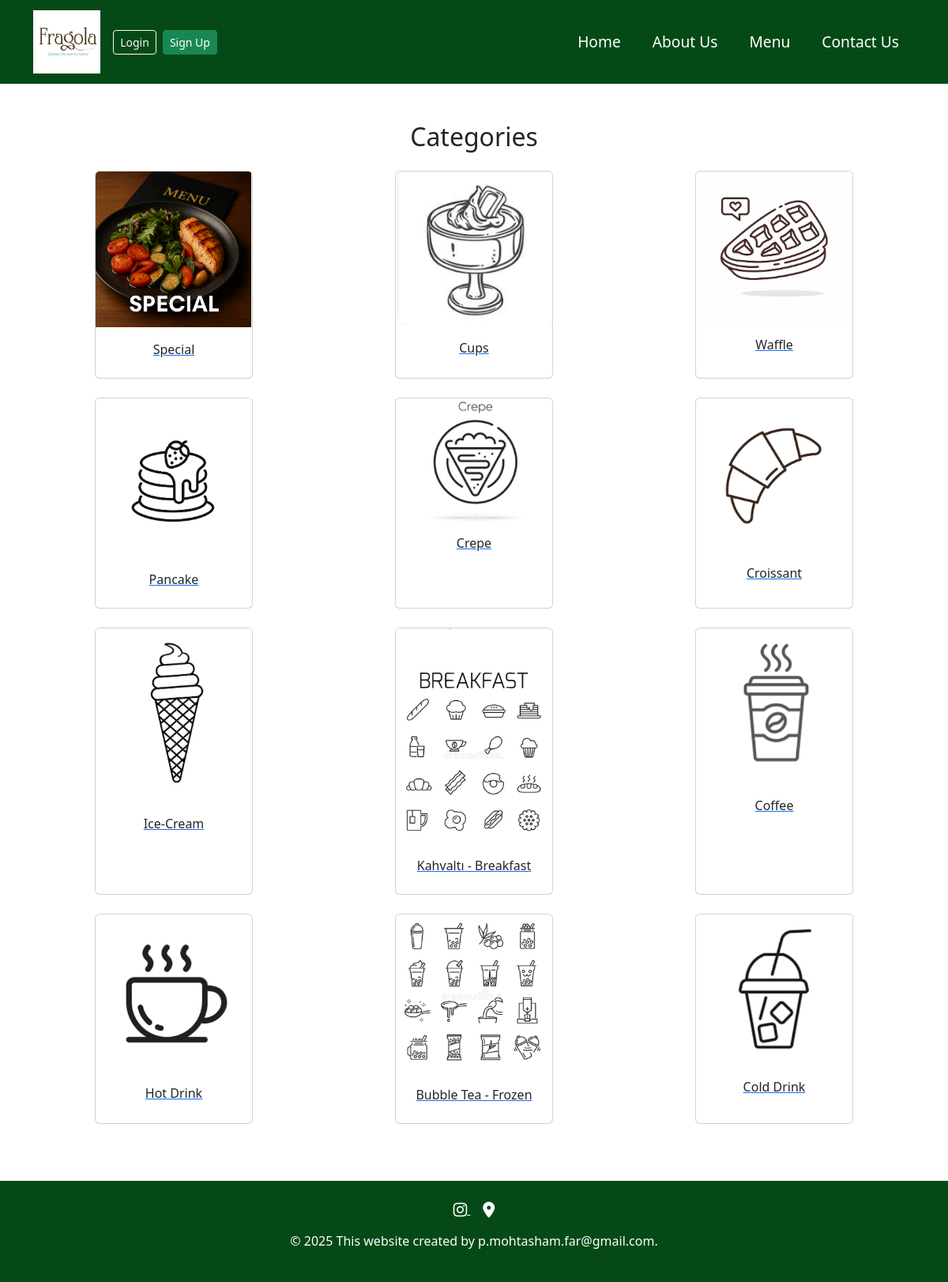
Before: /menu/ with the older database file.
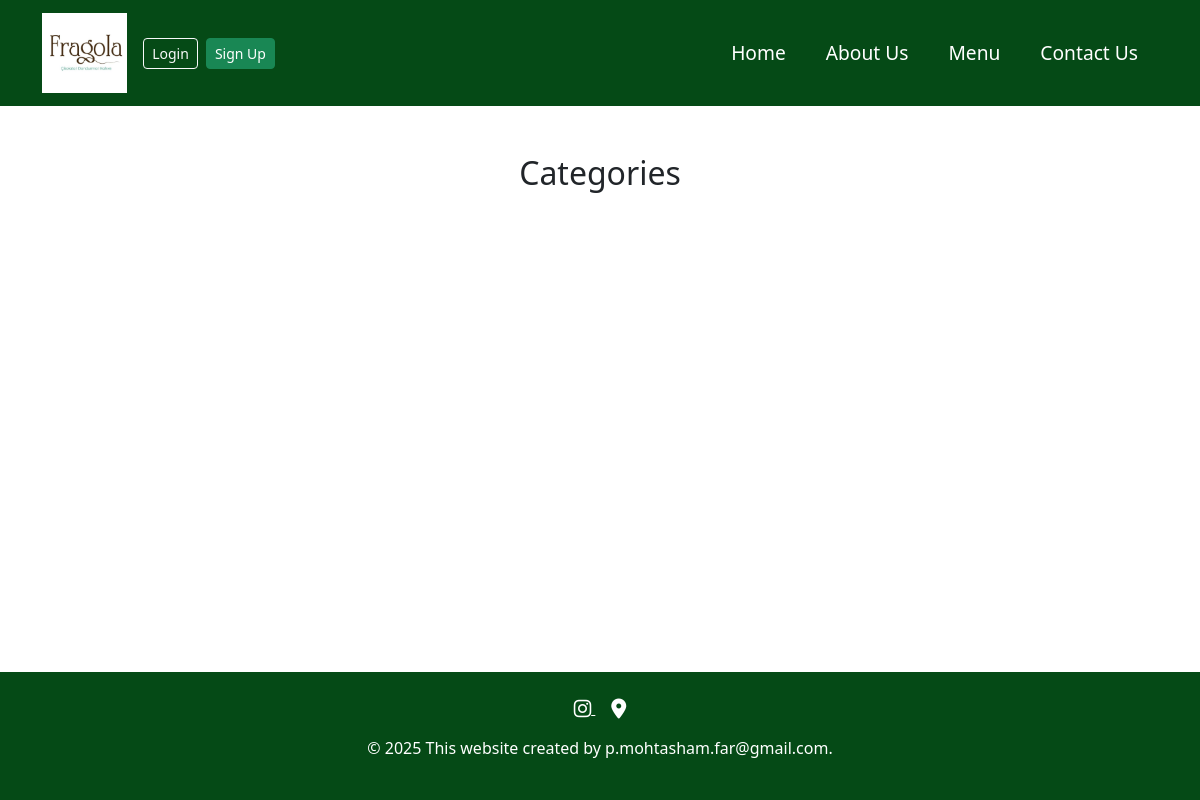
After: the same page with the newer database file.
### menu/models.py (models this page shows, shortened)
class Category(models.Model):
    name = models.CharField(_("نام دسته بندی"), max_length=20)
    img = models.ImageField(_("تصویر"), upload_to="categories/")
    class Meta:
        verbose_name = _("دسته بندی")
        verbose_name_plural = _("دسته بندی ها")

### menu/views.py (the view)
# urls.py: path('', views.category_view, name='categories'),
def category_view(request):
    categories = Category.objects.all()   #دریافت همه دسته‌بندی‌ها
    return render(request, 'menu/categories.html', {'categories': categories})

### templates/menu/categories.html
{% extends 'base.html' %}
{% load static %}
{% block content %}
<section id="categories" class="py-5">
    <div class="container">
        <h2 class="text-center mb-4">Categories</h2>
        <div class="row">
            {% for category in categories %}
            <div class="col-md-4 mb-4">
                <a href="{% url 'foods' category.id %}">
                    <div class="card">
                        <img src="{{ category.img.url }}" class="card-img-top" alt="{{ category.name }}">
                        <div class="card-body text-center">
                            <p  class="card-title">{{ category.name }}</p>
                        </div>
                    </div>
                </a>
            </div>
            {% endfor %}
        </div>
    </div>
</section>
{% endblock content %}

Changed rows visible on the page:
removed Category: img (picture), name "Special"
removed Category: img (picture), name "Cups"
removed Category: img (picture), name "Waffle"
removed Category: img (picture), name "Pancake"
removed Category: img (picture), name "Crepe"
removed Category: img (picture), name "Croissant"
removed Category: img (picture), name "Ice-Cream"
removed Category: img (picture), name "Kahvaltı - Breakfast"
removed Category: img (picture), name "Coffee"
removed Category: img (picture), name "Hot Drink"
removed Category: img (picture), name "Bubble Tea - Frozen"
removed Category: img (picture), name "Cold Drink"
